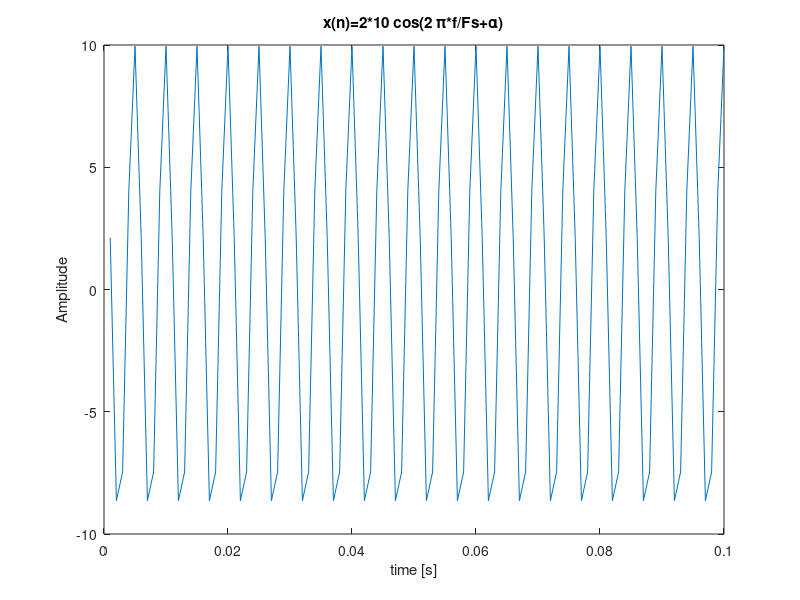
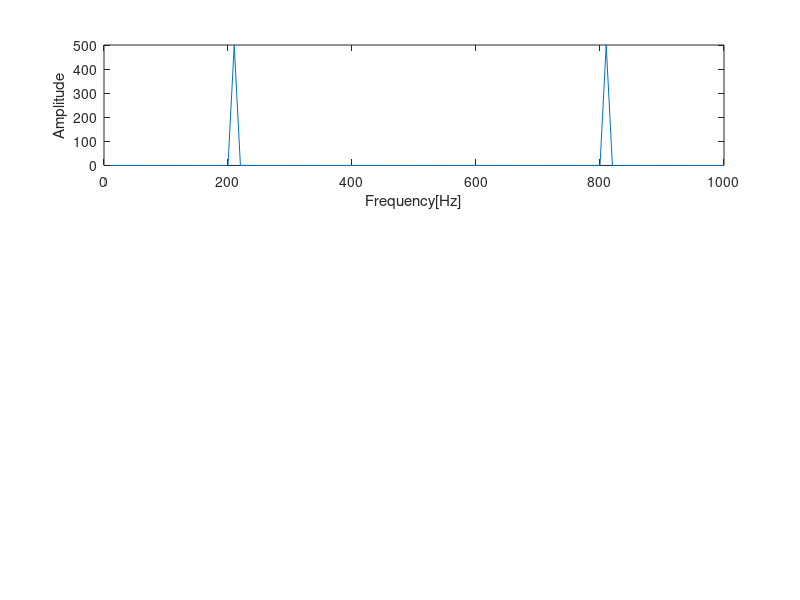

MATLAB code to generate these figures, in order: (Note: this script raises an error after producing the figures.)
%function [outputArg1,outputArg2] = plot_a_sinusoid(inputArg1,inputArg2)
% Function: plot a sin function:
%   x(t)=Acos(2pi f t+alpha)   \to   x(n)=Acos(2pi f nTs+alpha)
%   x(n)=Acos(2pi f/Fs n+alpha)=Acos(w0 n+alpha), where w0 in [0,2pi]
%   Author: Yuanyuan Tang
%   Data: May 9, 2024


clc;
close all;
clear all;

%% Initialize parameters

    n=1:100;
    A=10;
    f=2*10^2;    % Frequency 
    Fs=10^3;     % Sampling rate
    w0=2*pi*f/Fs;
    alpha=0.1;   % Phase offset

%% Sin function

    x=A*cos(w0*n+alpha);

%% Plot figure
    figure(1);
    plot(n/Fs,x);
    xlabel('time [s]'),ylabel('Amplitude');
    title('x(n)=2*10 cos(2 \pi*f/Fs+\alpha)');




%% FFT
    X=fft(x);
    k=1:1:length(x);   % Number of samples
    F=k*Fs/length(x);   % Frequency range
    figure(2);
    
    subplot(3,1,1);
    plot(F,abs(X));
    xlabel('Frequency[Hz]'),ylabel('Amplitude');
    subtitle('fft(x)');
    title('x(n)=2*10 cos(2 \pi*200/1000+\alpha)');
    subplot(3,1,2);
    X1=fftshift(X);
    k=-length(x)/2:1:length(x)/2-1;   % Number of samples
    F1=k*Fs/length(X1);   % Frequency range
    plot(F1,abs(X1));
    xlabel('Frequency[Hz]'),ylabel('Amplitude');
    subtitle('fftshift(x)');
    y=ifft(fftshift(X1));
    subplot(3,1,3);
    plot(x,'r--*');
    hold on;
    plot(y,'b-o');
    hold off;
    legend('x','y=ifft(fft(x))')
    xlabel('time[Hz]'),ylabel('Amplitude');
    subtitle('x(n)=2*10 cos(2 \pi*200/1000+\alpha)');


    %% Convolution channel 
    h=[1,0,0,0.5,0,-0.2,0,0.1]; % impulse response
    %h=[1,0,0,0,0,0.2,0,0]; % impulse response
    %length(h);
    n=0:200; 
    x=2*cos(0.1*pi*n); % input signal
    y=conv(x,h); % output signal
    figure(3);
    subplot(2,1,1);
    plot(x);
    subtitle('x(n)');
    subplot(2,1,2);
    plot(y);  %(length(h)/2-2:1:length(y))
    subtitle('y(n)=x(n)*h(n)');




    %% Autocorrelation
    % data
     figure(4);
    sigx=sqrt(2);
    x=sigx*randn(1,1000);
    subplot(2,1,1);
    plot(x);
    subtitle('x(n)');
    % autocorrelation
    N=length(x);
    rx=xcorr(x)/N;
    max_lag=length(x)-1;
    m=-max_lag:max_lag;
    subplot(2,1,2);
    plot(m,rx);
    subtitle('Autocorrelation x(n)');




    %% Upsampling and downsampling
    n=1:40;
    A=10;
    f=1*10^2;    % Frequency 
    Fs=10^3;     % Sampling rate
    w0=2*pi*f/Fs;
    alpha=0.1;   % Phase offset

%% Sin function

    x=A*cos(w0*n+alpha);
    % Upsampling 
    y = upsample(x,4);
    


    %% FFT 
    Fx=fftshift(fft(x));
    Fy=fftshift(fft(y));
    k=-length(x)/2:1:length(x)/2-1;   % Number of samples
    F1=k*Fs/length(x);   % Frequency range
    figure(6);
    subplot(5,1,1);
    plot(F1,Fx);
    subtitle('Fx');
    subplot(5,1,2);
    k=-length(y)/2:1:length(y)/2-1;   % Number of samples
    F2=k*Fs*4/length(y);   % Frequency range
    plot(F2,Fy);
    subtitle('Fy');
    subplot(5,1,3);
    lpf=rectangularPulse(-200,200, F2);
    plot(F2,lpf);
    subtitle('low-pass filter');
    subplot(5,1,4);
    Fy=Fy.*lpf;
    plot(F2,Fy);
    subtitle('Fy1');
    y1=ifft(fftshift(Fy));
    %subplot(5,1,5);
    
    % Downsampling
    c = downsample(y1,4)*4;
    k=-length(c)/2:1:length(c)/2-1;   % Number of samples
    Fc=k*Fs/length(c);   % Frequency range
    subplot(5,1,5);
    plot(Fc, fftshift(fft(c)));
    subtitle('Fc');

    
    % plots the data sequence
    figure(5);
    subplot(4,1,1)
    stem(x);
    subtitle('x(n)=2*10 cos(2 \pi*100/1000+\alpha)')
    subplot(4,1,2)
    stem(y);
    subtitle('y=upsampling(x,4)')
    subplot(4,1,3)
    stem(y1);
    subtitle('y1=lpf(y) in [-200,200]');

    subplot(4,1,4)
    stem (c,'*');
    hold on;
    stem(x,'o');
    hold off;
    legend('x','c');
    subtitle('c=4*downsampling(y1,4)');


    
    




    

%end